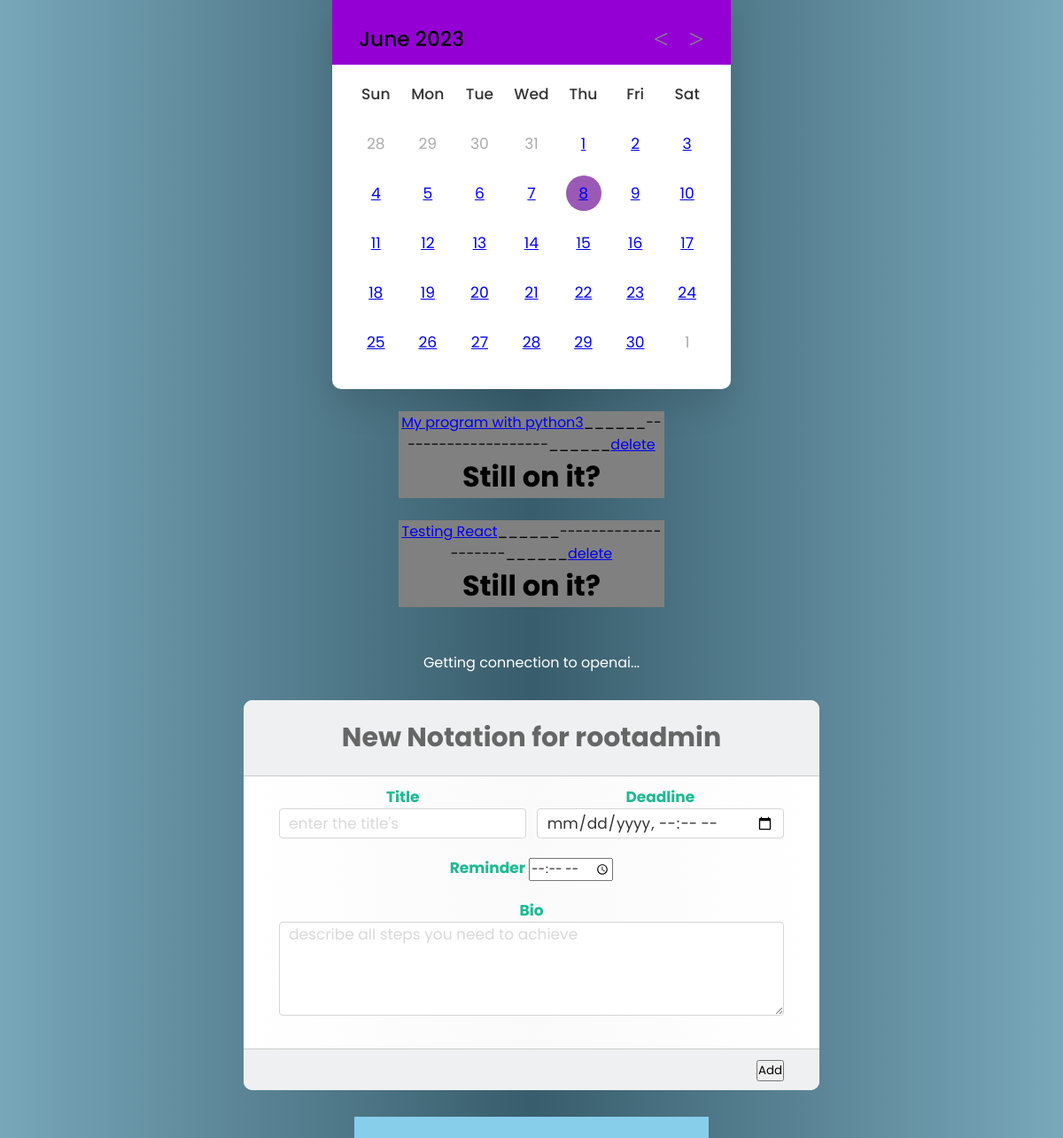
The page / (signed in) on the database as committed earlier.
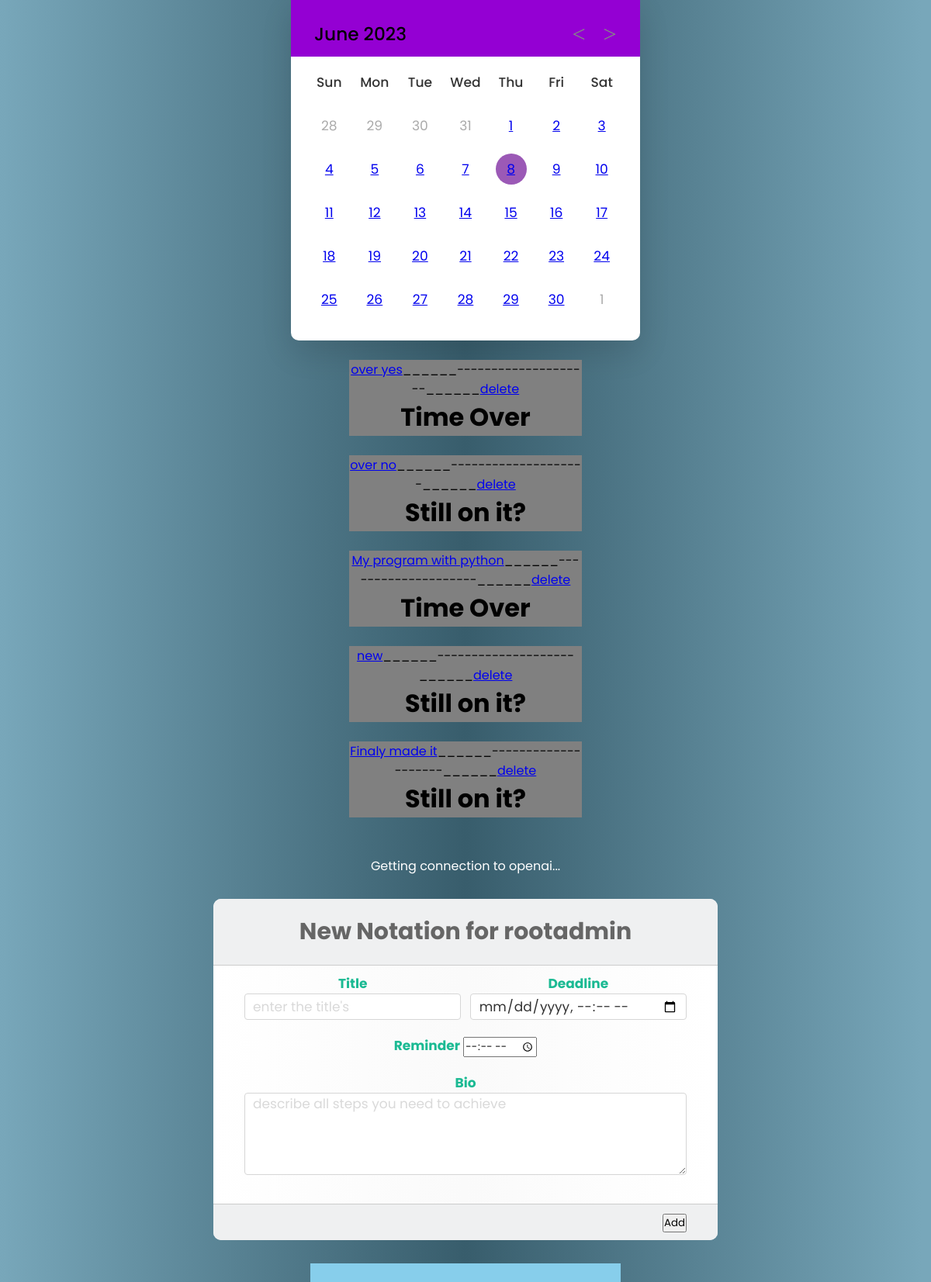
The same page on the database as committed later.
### principal/models.py (models this page shows, shortened)
class Annotation(models.Model):
    account = models.ForeignKey(User, null=True, blank=False, on_delete=models.SET_NULL)
    name = models.CharField(max_length=45)
    description = models.TextField()
    deadline = models.DateTimeField()  # format("YYYY-MM-DD\ HH:mn:sc")
    reminder = models.TimeField()  # format("HH:Mn:Sc")
    over = models.BooleanField(default=False)
    like = models.ManyToManyField(User, related_name='fan_zone',  blank=True, null=True)
    unlike = models.ManyToManyField(User, related_name='contests', blank=True, null=True)
    objects = models.Manager()

### principal/views.py (the view, shortened to what this page needs)
# urls.py: path('', principal, name='entry'),
@sync_to_async   # optimization performed
def principal(request, annotation_id=0):
    if request.user.username:
        nature: str = "Add"
        advice: str = "Getting connection to openai..."
        length: float = 0
        timing: str = ''
        qs = Annotation.objects.filter(account=request.user).order_by("deadline")
        if request.method == 'POST':
            if annotation_id == 0:
                desc = request.POST['description']
                form = Annotation.objects.create(
                    account=request.user,
                    name=request.POST['name'],
                    deadline=request.POST['deadline'],
                    reminder=request.POST['reminder'], description=desc,
                    over=False
                )  # create
                deadline = datetime.datetime(year=int(request.POST['deadline'][0:3]),
                                             month=int(request.POST['deadline'][5:7]),
                                             day=int(request.POST['deadline'][8:10]),
                                             hour=int(request.POST['deadline'][11:13]),
                                             minute=int(request.POST['deadline'][14:16]),
                                             second=10, microsecond=10)
                if (deadline - datetime.datetime.now()).total_seconds() > 0:
                    over = False  # temps impartie finie
                else:
                    over = True
                form.over = over
                form.save()
                return HttpResponseRedirect(reverse('main:entry'))
            else:
                nature = 'change'
                note = Annotation.objects.get(id=annotation_id)
                form = AnnotationForm(request.POST, instance=note)
                if form.is_valid():
                    form.save()
                return render(request, template_name='principal/main.html',
                              context={"dj": qs, "form": form, "type": nature})
        elif request.method == 'GET':
            if annotation_id == 0:
                form = AnnotationForm()  # create
            return render(request, template_name='principal/main.html', context={
                        "dj": qs,
                        "form": form,
                        "type": nature,
                        "advice": advice,
                        "length": length,
                        "timing": timing,
                       }
                   )
    elif request.user:  # new_User_or_Anonymous
        qs = User.objects.all()  # async filter(is_active=True, good_stat)
        """ matplotlib(user, login) """
        return render(request, template_name='./principal/main.html', context={"dj": qs})

### templates/principal/main.html (shortened to what this page needs)
<!DOCTYPE html>
<html lang="en">
<head>
    {% load static %}{% load i18n %}
    <link rel="stylesheet" href="{% static './styles/calendar.css' %}">
</head>
<body>
    <center>
        <div class="wrapper">
        <header>
            <p class="current-date"></p>
            <div class="icons">
                <span id="prev" class="material-symbols-rounded"><</span>
                <span id="next" class="material-symbols-rounded">></span>
            </div>
        </header>
          <div class="calendar">
            <ul class="weeks">
              <li>Sun</li>
              <li>Mon</li>
              <li>Tue</li>
              <li>Wed</li>
              <li>Thu</li>
              <li>Fri</li>
              <li>Sat</li>
            </ul>
            <ul class="days"></ul>
          </div>
        </div>
        {% if user.username %}
    <div>
        <br>
        {% for i in dj %}
            <div style="background-color: grey; width: 300px">
                <a href="{% url 'main:change' i.id %}">{{ i.name }}</a>______--------------------______<a href="{% url 'main:delete' i.id %}">delete</a> <br>
                {% if i.over %}
                    <h1>Time Over</h1>
                {% else %}
                    <h1>Still on it?</h1>
                {% endif %}
            </div>
            <br>
        {% endfor %}
        <br>
    </div>
    <div class="advice" style="color: white">{{ advice }}</div>
    <div>
        <form action="" enctype="application/x-www-form-urlencoded" method="post" class="signup-form">
            <div class="form-header">
                <h1>New Notation for {{ user.username }}</h1>
            </div>
            <div class="form-body">
                <div class="horizontal-group">
                    <div class="form-group left">
                        <label for="firstname" class="label-title">Title</label>
                        {{ form.name }}
                    </div>
                    <div class="form-group right">
                        <label for="lastname" class="label-title">Deadline</label>
                        {{ form.deadline }}
                    </div>
                </div>
                <div class="form-group">
                    <label for="timing" class="label-title">Reminder</label>
                    {{ form.reminder }}
                </div>
                <div class="form-group">
                  <label for="choose-file" class="label-title">Bio</label>
                    {{ form.description }}
                </div>
            </div>
            <div class="form-footer">
                <button type="submit">{{ type }}</button>
            </div>
        </form>
    </div>
    <div class="container" style="width:400px; height:24px; background-color:skyblue">
    </div>
        {% endif %}
    </center>
</body>
</html>

### static/styles/calendar.css (style rules this page uses)
* { margin: 0; padding: 0; box-sizing: border-box; font-family: 'Poppins', sans-serif; }
body { display: flex; align-items: center; padding: 0 10px; justify-content: center; min-height: 100vh; background: #9B59B6; }
.wrapper { width: 450px; background: #fff; border-radius: 10px; box-shadow: 0 15px 40px rgba(0,0,0,0.12); }
.wrapper header { display: flex; align-items: center; padding: 25px 30px 10px; justify-content: space-between; background-color: darkviolet; }
header .icons { display: flex; }
header .icons span { height: 38px; width: 38px; margin: 0 1px; cursor: pointer; color: #878787; text-align: center; line-height: 38px; font-size: 1.9rem; user-select: none; border-radius: 50%; }
.icons span:last-child { margin-right: -10px; }
header .current-date { font-size: 1.45rem; font-weight: 500; }
.calendar { padding: 20px; }
.calendar ul { display: flex; flex-wrap: wrap; list-style: none; text-align: center; }
.calendar .days { margin-bottom: 20px; }
.calendar li { color: #333; width: calc(100% / 7); font-size: 1.07rem; }
.calendar .weeks li { font-weight: 500; cursor: default; }
.material-symbols-rounded { font-family: 'Material Symbols Rounded'; font-weight: normal; font-style: normal; font-size: 24px; line-height: 1; letter-spacing: normal; text-transform: none; display: inline-block; white-space: nowrap; word-wrap: normal; direction: ltr; -moz-font-feature-settings: 'liga'; -moz-osx-font-smoothing: grayscale; }

### templates/principal/main.html (style rules this page uses)
body { background:linear-gradient(to right, #78a7ba 0%, #385D6C 50%, #78a7ba 99%); }
.signup-form { font-family: "Roboto", sans-serif; width:650px; margin:30px auto; background:linear-gradient(to right, #ffffff 0%, #fafafa 50%, #ffffff 99%); border-radius: 10px; }
.form-header { background-color: #EFF0F1; border-top-left-radius: 10px; border-top-right-radius: 10px; }
.form-header h1 { font-size: 30px; text-align:center; color:#666; padding:20px 0; border-bottom:1px solid #cccccc; }
.form-body { padding:10px 40px; color:#666; }
.form-group { margin-bottom:20px; }
.form-body .label-title { color:#1BBA93; font-size: 17px; font-weight: bold; }
.form-body .form-input { font-size: 17px; box-sizing: border-box; width: 100%; height: 34px; padding-left: 10px; padding-right: 10px; color: #333333; text-align: left; border: 1px solid #d6d6d6; border-radius: 4px; background: white; outline: none; }
.horizontal-group .left { float:left; width:49%; }
.horizontal-group .right { float:right; width:49%; }
.form-footer { clear:both; }
.signup-form .form-footer { background-color: #EFF0F1; border-bottom-left-radius: 10px; border-bottom-right-radius: 10px; padding:10px 40px; text-align: right; border-top: 1px solid #cccccc; }

Rows that differ between the two databases and show on the page:
removed Annotation: name "Testing React", over "Still on it?"
added Annotation: name "over yes", over "Time Over"
added Annotation: name "over no", over "Still on it?"
changed Annotation: name "My program with python3" → "My program with python"; over "Still on it?" → "Time Over"
added Annotation: name "new", over "Still on it?"
added Annotation: name "Finaly made it", over "Still on it?"
